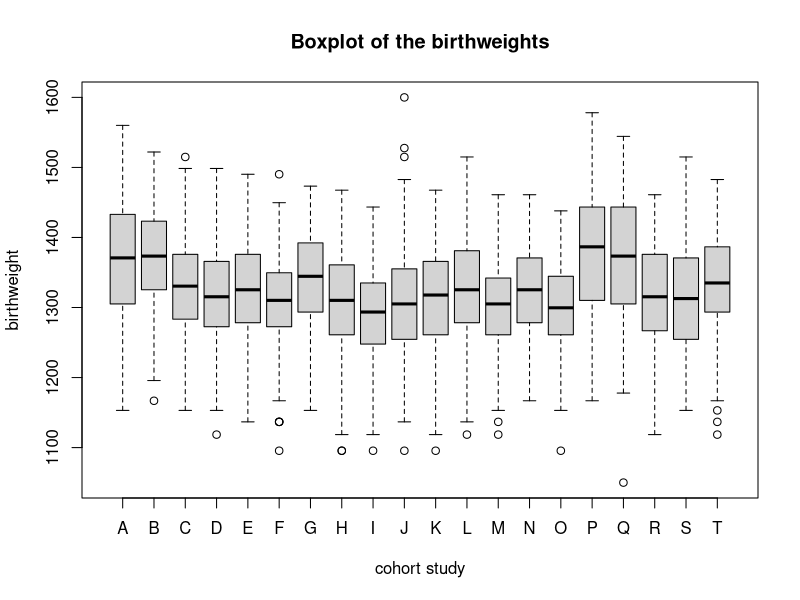

Write the R code that produced this figure.
## ---- chunk 1
library(mlmRev)
## ---- chunk 2
data(Exam) #get the data
child.data <- Exam[, c(1, 2, 4, 7, 8, 10)] #keep only a few variables
names(child.data) <- c("cohort", "birthweightnorm", "homebirth", "gestational.agenorm", "gender", "child") #rename the variables
head(child.data)
## ---- chunk 3
#change the standardized birthweight to birthweight in gram
child.data$birthweight <- (child.data$birthweightnorm)*75+1325

#Change the standardized gestational age to gestational age in weeks in two decimals
child.data$gestational.age <- (child.data$gestational.agenorm)*0.65+30
child.data$gestational.age <- round(child.data$gestational.age, digits=2)

#keep only the relevant variables
child.data <- child.data[, c(1, 3, 5, 6, 7, 8)]

#Give each child it own specific childnumber (instead of per cohort study)
child.data$childnr <- seq.int(nrow(child.data))
## ---- chunk 4
child.data$cohort <- as.numeric(child.data$cohort)
child.data[child.data$cohort %in%  c('1', '20', '11', '52'), 1] <- 'A'
child.data[child.data$cohort %in% c('2', '3', '55'), 1] <- 'B'
child.data[child.data$cohort %in% c('4', '29', '33', '49'), 1] <- 'C'
child.data[child.data$cohort %in% c('5', '7', '21'), 1] <- 'D'
child.data[child.data$cohort %in% c('6', '53', '63'), 1] <- 'E'
child.data[child.data$cohort %in% c('8', '15', '47', '48'), 1] <- 'F'
child.data[child.data$cohort %in% c('9', '26', '44', '54'), 1] <- 'G'
child.data[child.data$cohort %in% c('10', '16', '31', '40'), 1] <- 'H'
child.data[child.data$cohort %in% c('12', '61', '56'), 1] <- 'I'
child.data[child.data$cohort %in% c('13', '17', '36', '45'), 1] <- 'J'
child.data[child.data$cohort %in% c('14', '24', '62'), 1] <- 'K'
child.data[child.data$cohort %in% c('18', '42', '57'), 1] <- 'L'
child.data[child.data$cohort %in% c('19', '43', '60'), 1] <- 'M'
child.data[child.data$cohort %in% c('22', '46'), 1] <- 'N'
child.data[child.data$cohort %in% c('23', '25', '37'), 1] <- 'O'
child.data[child.data$cohort %in% c('27', '32', '34'), 1] <- 'P'
child.data[child.data$cohort %in% c('28', '59'), 1] <- 'Q'
child.data[child.data$cohort %in% c('30', '58', '64'), 1] <- 'R'
child.data[child.data$cohort %in% c('35', '39', '41'), 1] <- 'S'
child.data[child.data$cohort %in% c('38', '50', '51', '65'), 1] <- 'T'

#Sort the data by cohort
child.data$cohort <- sort(child.data$cohort, decreasing=FALSE)
## ---- chunk 5
#Make one cohort variable
child.data[child.data$cohort == 'A', 2] <- mean(child.data[child.data$cohort == 'A', 2])
child.data[child.data$cohort == 'B', 2] <- mean(child.data[child.data$cohort == 'B', 2])
child.data[child.data$cohort == 'C', 2] <- mean(child.data[child.data$cohort == 'C', 2])
child.data[child.data$cohort == 'D', 2] <- mean(child.data[child.data$cohort == 'D', 2])
child.data[child.data$cohort == 'E', 2] <- mean(child.data[child.data$cohort == 'E', 2])
child.data[child.data$cohort == 'F', 2] <- mean(child.data[child.data$cohort == 'F', 2])
child.data[child.data$cohort == 'G', 2] <- mean(child.data[child.data$cohort == 'G', 2])
child.data[child.data$cohort == 'H', 2] <- mean(child.data[child.data$cohort == 'H', 2])
child.data[child.data$cohort == 'I', 2] <- mean(child.data[child.data$cohort == 'I', 2])
child.data[child.data$cohort == 'J', 2] <- mean(child.data[child.data$cohort == 'J', 2])
child.data[child.data$cohort == 'K', 2] <- mean(child.data[child.data$cohort == 'K', 2])
child.data[child.data$cohort == 'L', 2] <- mean(child.data[child.data$cohort == 'L', 2])
child.data[child.data$cohort == 'M', 2] <- mean(child.data[child.data$cohort == 'M', 2])
child.data[child.data$cohort == 'N', 2] <- mean(child.data[child.data$cohort == 'N', 2])
child.data[child.data$cohort == 'O', 2] <- mean(child.data[child.data$cohort == 'O', 2])
child.data[child.data$cohort == 'P', 2] <- mean(child.data[child.data$cohort == 'P', 2])
child.data[child.data$cohort == 'Q', 2] <- mean(child.data[child.data$cohort == 'Q', 2])
child.data[child.data$cohort == 'R', 2] <- mean(child.data[child.data$cohort == 'R', 2])
child.data[child.data$cohort == 'S', 2] <- mean(child.data[child.data$cohort == 'S', 2])
child.data[child.data$cohort == 'T', 2] <- mean(child.data[child.data$cohort == 'T', 2])

child.data$homebirth <- ((child.data$homebirth+0.8)/2)*100
child.data$homebirth <- round(child.data$homebirth, digits=0)
## ---- chunk 6
plot(as.factor(child.data$cohort), child.data$birthweight,
xlab="cohort study", ylab="birthweight", main= "Boxplot of the birthweights")
## ---- chunk 7
#Normal linear regression model without cohort specific variable
LS.model <- lm(birthweight ~ gestational.age + gender, data = child.data)
summary(LS.model)

#Normal linear regression model with cohort specific variable
LS.model1 <- lm(birthweight ~ gestational.age + gender + homebirth, data = child.data)
summary(LS.model1)
## ---- chunk 8
#Normal linear regression model without cohort specific variable
LS.model2 <- lm(birthweight ~ gestational.age + gender + factor(cohort), data = child.data)
summary(LS.model2)

#Normal linear regression model with cohort specific variable
LS.model3 <- lm(birthweight ~ gestational.age + gender + homebirth + factor(cohort), data = child.data)
summary(LS.model3)
## ---- chunk 9
randint.model <- lmer(birthweight ~ gestational.age + gender + homebirth + (1|cohort), data=child.data)
summary(randint.model)
## ---- chunk 10
ranef(randint.model)
## ---- chunk 11
varcor <- as.data.frame(VarCorr(randint.model))
ICC <- varcor[1,4]/(varcor[1,4] + varcor[2,4])
ICC
